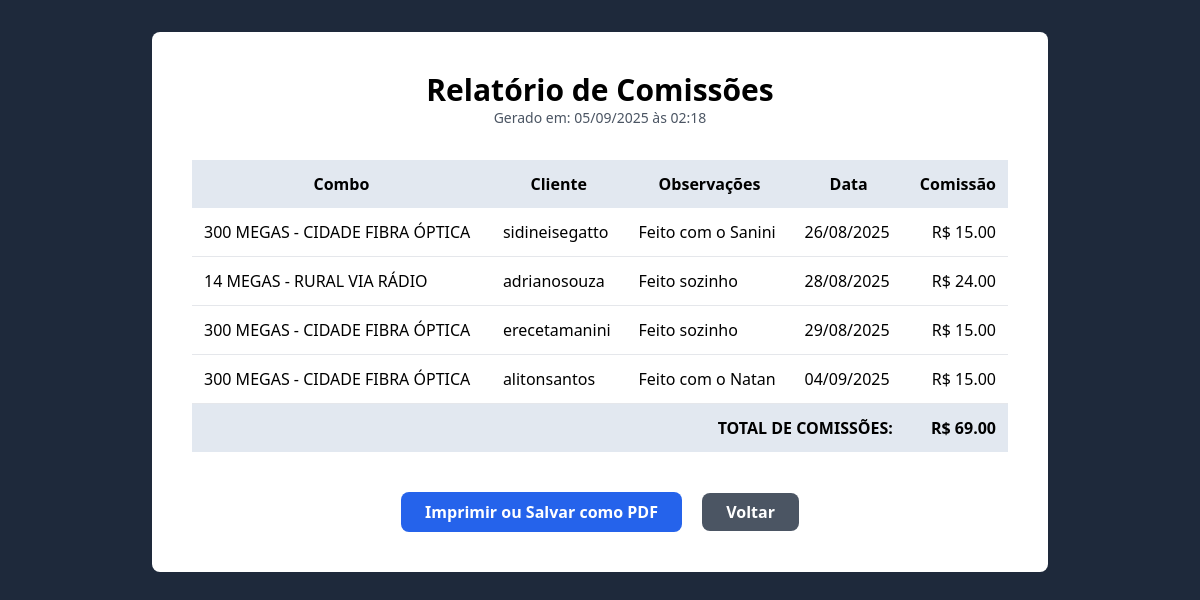
The page /relatorio/imprimir (signed in) on the database its author committed.
### app.py (models this page shows)
class Instalacao(db.Model):
    id = db.Column(db.Integer, primary_key=True)
    tipo_combo = db.Column(db.String(50), nullable=False)
    descricao_combo = db.Column(db.String(100), nullable=False)
    valor_original = db.Column(db.Float, nullable=False)
    valor_arredondado = db.Column(db.Float, nullable=False)
    login_cliente = db.Column(db.String(100), nullable=False)
    data_instalacao = db.Column(db.String(20), nullable=False)
    porcentagem_comissao = db.Column(db.Float, nullable=False, default=15.0)
    comissao = db.Column(db.Float, nullable=False)
    observacoes = db.Column(db.String(300), nullable=True)
    data_registro = db.Column(db.DateTime, default=datetime.datetime.now)
    user_id = db.Column(db.Integer, db.ForeignKey('user.id'), nullable=False)

### app.py (the view)
@app.route('/relatorio/imprimir')
@login_required
def relatorio_imprimir():
    instalacoes = Instalacao.query.filter_by(user_id=current_user.id).order_by(Instalacao.data_instalacao.asc()).all()
    total_comissoes = sum(inst.comissao for inst in instalacoes)
    return render_template('relatorio_imprimir.html', instalacoes=instalacoes, total_comissoes=total_comissoes, data_hoje=datetime.datetime.now())

### app.py (called while the page is built)
@login_manager.user_loader
def load_user(user_id):
    return User.query.get(int(user_id))

@app.template_filter('strftime')
def _jinja2_filter_datetime(date, fmt=None):
    if isinstance(date, str):
        try: date = datetime.datetime.strptime(date, '%Y-%m-%d').date()
        except (ValueError, TypeError): return date
    return date.strftime(fmt or '%d/%m/%Y')

### templates/relatorio_imprimir.html (shortened to what this page needs)
<!DOCTYPE html>
<html lang="pt-br">
<head>
    <script src="https://cdn.tailwindcss.com"></script>
</head>
<body class="bg-slate-800 text-white font-sans p-8">
    <div class="max-w-4xl mx-auto bg-white text-black p-10 rounded-lg">
        <div class="text-center mb-8">
            <h1 class="text-3xl font-bold">Relatório de Comissões</h1>
            <p class="text-sm text-gray-600">Gerado em: {{ data_hoje.strftime('%d/%m/%Y às %H:%M') }}</p>
        </div>
        <div class="overflow-x-auto">
            <table class="min-w-full table-print">
                <thead class="bg-slate-200">
                    <tr>
                        <th class="p-3">Combo</th>
                        <th class="p-3">Cliente</th>
                        <th class="p-3">Observações</th>
                        <th class="p-3">Data</th>
                        <th class="p-3 text-right">Comissão</th>
                    </tr>
                </thead>
                <tbody>
                    {% for instalacao in instalacoes %}
                    <tr class="border-b">
                        <td class="p-3">{{ instalacao.descricao_combo }}</td>
                        <td class="p-3">{{ instalacao.login_cliente }}</td>
                        <td class="p-3">{{ instalacao.observacoes or '' }}</td>
                        <td class="p-3">{{ instalacao.data_instalacao | strftime }}</td>
                        <td class="p-3 text-right">R$ {{ "%.2f"|format(instalacao.comissao) }}</td>
                    </tr>
                    {% endfor %}
                </tbody>
                <tfoot class="font-bold bg-slate-200">
                    <tr>
                        <td colspan="4" class="p-3 text-right">TOTAL DE COMISSÕES:</td>
                        <td class="p-3 text-right">R$ {{ "%.2f"|format(total_comissoes) }}</td>
                    </tr>
                </tfoot>
            </table>
        </div>
        <div class="text-center mt-10 no-print">
            <button onclick="window.print()" class="bg-blue-600 text-white font-bold py-2 px-6 rounded-lg hover:bg-blue-700 transition">
                Imprimir ou Salvar como PDF
            </button>
            <a href="{{ url_for('index') }}" class="bg-gray-600 text-white font-bold py-2 px-6 rounded-lg hover:bg-gray-700 transition ml-4">
                Voltar
            </a>
        </div>
    </div>
</body>
</html>

### rows shown on the page
Instalacao: descricao_combo "300 MEGAS - CIDADE FIBRA ÓPTICA", login_cliente "sidineisegatto", observacoes "Feito com o Sanini", data_instalacao|strftime "26/08/2025", comissao "15.00"
Instalacao: descricao_combo "14 MEGAS - RURAL VIA RÁDIO", login_cliente "adrianosouza", observacoes "Feito sozinho", data_instalacao|strftime "28/08/2025", comissao "24.00"
Instalacao: descricao_combo "300 MEGAS - CIDADE FIBRA ÓPTICA", login_cliente "erecetamanini", observacoes "Feito sozinho", data_instalacao|strftime "29/08/2025", comissao "15.00"
Instalacao: descricao_combo "300 MEGAS - CIDADE FIBRA ÓPTICA", login_cliente "alitonsantos", observacoes "Feito com o Natan", data_instalacao|strftime "04/09/2025", comissao "15.00"

### other values the page prints
{{ "%.2f"|format(total_comissoes) }} "69.00"
